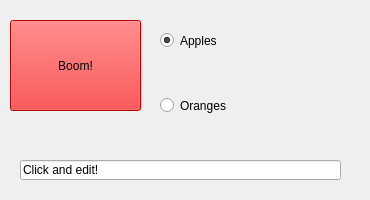
<?xml version="1.0" encoding="UTF-8"?>
<ui version="4.0">
 <class>Form</class>
 <widget class="QWidget" name="Form">
  <property name="geometry">
   <rect>
    <x>0</x>
    <y>0</y>
    <width>370</width>
    <height>200</height>
   </rect>
  </property>
  <property name="windowTitle">
   <string>Form</string>
  </property>
  <widget class="QRadioButton" name="radioApples">
   <property name="geometry">
    <rect>
     <x>160</x>
     <y>10</y>
     <width>361</width>
     <height>61</height>
    </rect>
   </property>
   <property name="styleSheet">
    <string notr="true">font: 75 26pt &quot;Comic Sans MS&quot;;</string>
   </property>
   <property name="text">
    <string>Apples</string>
   </property>
   <property name="checked">
    <bool>true</bool>
   </property>
  </widget>
  <widget class="QRadioButton" name="radioOranges">
   <property name="geometry">
    <rect>
     <x>160</x>
     <y>70</y>
     <width>171</width>
     <height>71</height>
    </rect>
   </property>
   <property name="styleSheet">
    <string notr="true">font: 75 26pt &quot;Comic Sans MS&quot;;</string>
   </property>
   <property name="text">
    <string>Oranges</string>
   </property>
  </widget>
  <widget class="QPushButton" name="pushButton">
   <property name="geometry">
    <rect>
     <x>10</x>
     <y>20</y>
     <width>131</width>
     <height>91</height>
    </rect>
   </property>
   <property name="styleSheet">
    <string notr="true">font: 75 26pt &quot;Comic Sans MS&quot; red; background-color: red;
</string>
   </property>
   <property name="text">
    <string>Boom!</string>
   </property>
  </widget>
  <widget class="QLineEdit" name="lineEdit">
   <property name="geometry">
    <rect>
     <x>20</x>
     <y>160</y>
     <width>321</width>
     <height>20</height>
    </rect>
   </property>
   <property name="text">
    <string>Click and edit!</string>
   </property>
  </widget>
 </widget>
 <resources/>
 <connections/>
</ui>
